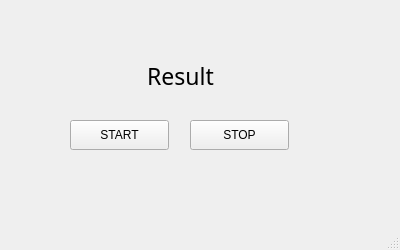
<?xml version="1.0" encoding="UTF-8"?>
<ui version="4.0">
 <class>MainWindow</class>
 <widget class="QMainWindow" name="MainWindow">
  <property name="geometry">
   <rect>
    <x>0</x>
    <y>0</y>
    <width>400</width>
    <height>250</height>
   </rect>
  </property>
  <property name="windowTitle">
   <string>DesignWindow</string>
  </property>
  <widget class="QWidget" name="centralwidget">
   <widget class="QPushButton" name="btnStart">
    <property name="geometry">
     <rect>
      <x>70</x>
      <y>120</y>
      <width>99</width>
      <height>30</height>
     </rect>
    </property>
    <property name="text">
     <string>START</string>
    </property>
   </widget>
   <widget class="QPushButton" name="btnStop">
    <property name="geometry">
     <rect>
      <x>190</x>
      <y>120</y>
      <width>99</width>
      <height>30</height>
     </rect>
    </property>
    <property name="text">
     <string>STOP</string>
    </property>
   </widget>
   <widget class="QLabel" name="lblResult">
    <property name="geometry">
     <rect>
      <x>50</x>
      <y>60</y>
      <width>261</width>
      <height>31</height>
     </rect>
    </property>
    <property name="font">
     <font>
      <family>나눔고딕</family>
      <pointsize>17</pointsize>
     </font>
    </property>
    <property name="text">
     <string>Result</string>
    </property>
    <property name="alignment">
     <set>Qt::AlignCenter</set>
    </property>
   </widget>
  </widget>
  <widget class="QMenuBar" name="menubar">
   <property name="geometry">
    <rect>
     <x>0</x>
     <y>0</y>
     <width>400</width>
     <height>28</height>
    </rect>
   </property>
  </widget>
  <widget class="QStatusBar" name="statusbar"/>
 </widget>
 <resources/>
 <connections/>
</ui>
